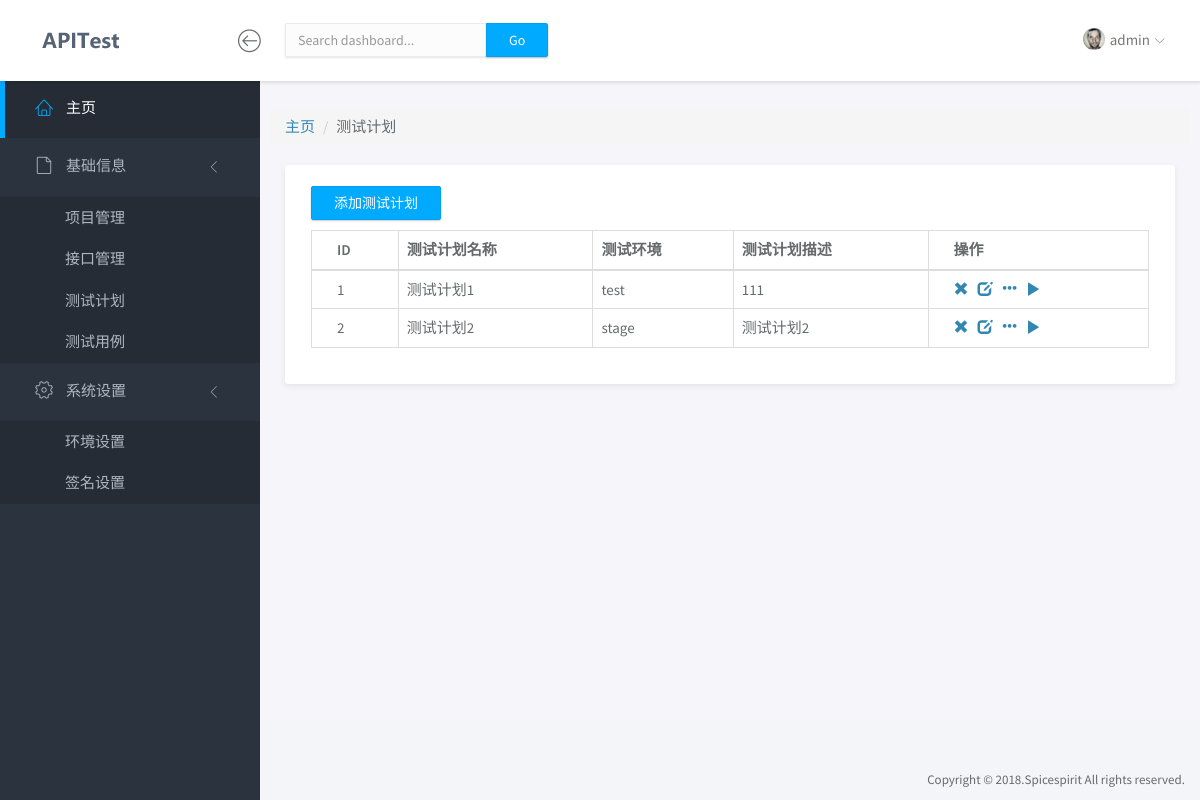
Page /plan/ (signed in) on the committed database.
### app/models.py (models this page shows, shortened)
class TestPlan(models.Model):
    name = models.CharField('名称', max_length=50)
    environment = models.ForeignKey('Environment', on_delete=models.CASCADE, verbose_name='环境')
    description = models.CharField('描述', max_length=100, blank=True, null=True)
    class Meta:
        verbose_name = '测试计划'
        verbose_name_plural = '测试计划'

class Environment(models.Model):
    name = models.CharField('名称', max_length=50)
    description = models.CharField('描述', max_length=100, blank=True, null=True)
    def __str__(self):
        return self.name
    class Meta:
        verbose_name = '环境设置'
        verbose_name_plural = '环境设置'

### app/views.py (the view)
# urls.py: path('plan/', plan_list, name='plan_list'),
@login_required
def plan_list(request):   # project_list
    plan_list = TestPlan.objects.all()
    return render(request, "plan_list.html", {"plan_list": plan_list})

### app/templates/plan_list.html (shortened to what this page needs)
{% extends "base.html" %}
{% load staticfiles %}
{% block content %}
	<div class="row">
		<ol class="breadcrumb">
		  <li><a href="{% url 'index' %}">主页</a></li>
		  <li>测试计划</li>
		</ol>
	</div>
	<div class="row">
		<div class="col-md-12">
			<div class="panel">
				<div class="panel-body">
					<form style="padding: 10px 0; ">
						<a href="{% url 'plan_add' %}"><button type="button" class="btn btn-primary">添加测试计划</button></a>
					</form>
					<table class="table table-bordered">
						<thead>
							<tr>
								<th>ID</th>
								<th>测试计划名称</th>
								<th>测试环境</th>
								<th>测试计划描述</th>
								<th>操作</th>
							</tr>
						</thead>
						<tbody>
							{% for plan in plan_list %}
							<tr>
								<td>{{plan.id}}</td>
								<td>{{plan.name}}</td>
								<td>{{plan.environment}}</td>
								<td>{{plan.description}}</td>
								<td>
									<a id="action_del_{{plan.id}}" href="#"><span class="glyphicon glyphicon-remove" data-toggle="modal" data-target="#delModal"></span></a>&nbsp;&nbsp;
                                    <a id="action_edit_{{plan.id}}" href="{% url 'plan_update' plan.id %}"><span class="glyphicon glyphicon-edit"></span></a>&nbsp;&nbsp;
                                    <a id="action_detail_{{plan.id}}" href="{% url 'plan_report' plan.id %}"><span class="glyphicon glyphicon-option-horizontal"></span></a>&nbsp;&nbsp;
                                    <a id="action_run_{{plan.id}}" href="#" onclick="runTestPlan({{plan.id}})"><span class="glyphicon glyphicon-play"></span></a>
								</td>
							</tr>
							{% endfor %}
						</tbody>
					</table>
				</div>
			</div>
		</div>
	</div>
{% endblock %}

### app/templates/base.html (shortened to what this page needs)
<!doctype html>
<html lang="en">
{% load staticfiles %}
<head>
	<link rel="stylesheet" href="{% static 'vendor/bootstrap/css/bootstrap.min.css' %}">
	<link rel="stylesheet" href="{% static 'vendor/font-awesome/css/font-awesome.min.css' %}">
	<link rel="stylesheet" href="{% static 'vendor/linearicons/style.css' %}">
	<link rel="stylesheet" href="{% static 'vendor/chartist/css/chartist-custom.css' %}">
	<link rel="stylesheet" href="{% static 'css/main.css' %}">
	<link rel="stylesheet" href="{% static 'css/demo.css' %}">
</head>
<body>
	<div id="wrapper">
		<nav class="navbar navbar-default navbar-fixed-top">
			<div class="brand">
				<a href="index.html"><img src="{% static 'img/logo-dark.png' %}" alt="ApiTest" class="img-responsive logo"></a>
			</div>
			<div class="container-fluid">
				<div class="navbar-btn" style="padding-left: 67px;">
					<button type="button" class="btn-toggle-fullwidth"><i class="lnr lnr-arrow-left-circle"></i></button>
				</div>
				<form class="navbar-form navbar-left">
					<div class="input-group">
						<input type="text" value="" class="form-control" placeholder="Search dashboard...">
						<span class="input-group-btn"><button type="button" class="btn btn-primary">Go</button></span>
					</div>
				</form>
				<div id="navbar-menu">
					<ul class="nav navbar-nav navbar-right">
						<li class="dropdown">
							<a href="#" class="dropdown-toggle" data-toggle="dropdown"><img src="{% static 'img/user.png' %}" class="img-circle" alt="Avatar"> <span>{{ request.user.username }}</span> <i class="icon-submenu lnr lnr-chevron-down"></i></a>
						</li>
					</ul>
				</div>
			</div>
		</nav>
		<div id="sidebar-nav" class="sidebar">
			<div class="sidebar-scroll">
				<nav>
					<ul class="nav">
						<li><a href="{% url 'index' %}" class="active"><i class="lnr lnr-home"></i> <span>主页</span></a></li>
						<li>
							<a href="#subItems" data-toggle="collapse" class="collapsed"><i class="lnr lnr-file-empty"></i> <span>基础信息</span> <i class="icon-submenu lnr lnr-chevron-left"></i></a>
							<div id="subItems" class="collapse in">
								<ul class="nav">
									<li><a href="{% url 'prj_list' %}" class="">项目管理</a></li>
									<li><a href="{% url 'api_list' %}" class="">接口管理</a></li>
									<li><a href="{% url 'plan_list' %}" class="">测试计划</a></li>
									<li><a href="{% url 'case_list' %}" class="">测试用例</a></li>
								</ul>
							</div>
						</li>
						<li>
							<a href="#subSettings" data-toggle="collapse" class="collapsed"><i class="lnr lnr-cog"></i> <span>系统设置</span> <i class="icon-submenu lnr lnr-chevron-left"></i></a>
							<div id="subSettings" class="collapse in">
								<ul class="nav">
									<li><a href="{% url 'env_list' %}" class="">环境设置</a></li>
									<li><a href="{% url 'sign_list' %}" class="">签名设置</a></li>
								</ul>
							</div>
						</li>
					</ul>
				</nav>
			</div>
		</div>
		<div class="main">
			<div class="main-content">
				<div class="container-fluid">
					{% block content %}
					{% endblock %}
				</div>
			</div>
		</div>
		<footer>
			<div class="container-fluid">
				<p class="copyright">Copyright &copy; 2018.Spicespirit All rights reserved.</p>
			</div>
		</footer>
	</div>
</body>
</html>

### rows in the picture
TestPlan: id "1", name "测试计划1", environment "test", description "111"
TestPlan: id "2", name "测试计划2", environment "stage", description "测试计划2"

### other values in the picture
{{ request.user.username }} "admin"
